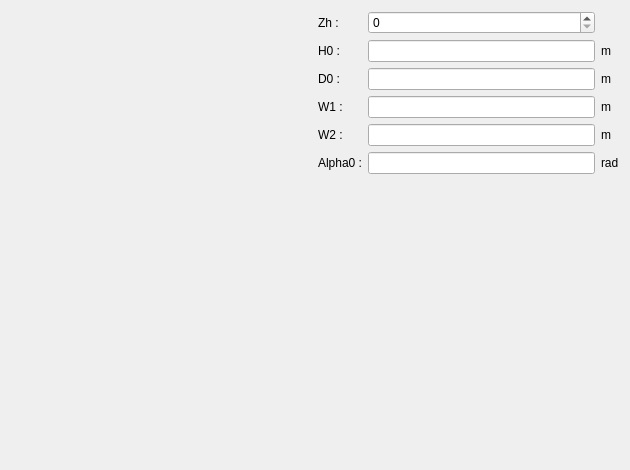
<?xml version="1.0" encoding="UTF-8"?>
<ui version="4.0">
 <class>PVentTrap</class>
 <widget class="QWidget" name="PVentTrap">
  <property name="geometry">
   <rect>
    <x>0</x>
    <y>0</y>
    <width>630</width>
    <height>470</height>
   </rect>
  </property>
  <property name="minimumSize">
   <size>
    <width>630</width>
    <height>470</height>
   </size>
  </property>
  <property name="maximumSize">
   <size>
    <width>16777215</width>
    <height>16777215</height>
   </size>
  </property>
  <property name="windowTitle">
   <string>Form</string>
  </property>
  <layout class="QHBoxLayout" name="horizontalLayout">
   <item>
    <layout class="QVBoxLayout" name="verticalLayout_2">
     <item>
      <widget class="QLabel" name="img_vent">
       <property name="sizePolicy">
        <sizepolicy hsizetype="Expanding" vsizetype="Expanding">
         <horstretch>0</horstretch>
         <verstretch>0</verstretch>
        </sizepolicy>
       </property>
       <property name="maximumSize">
        <size>
         <width>16777215</width>
         <height>16777215</height>
        </size>
       </property>
       <property name="text">
        <string/>
       </property>
       <property name="pixmap">
        <pixmap resource="../../../../../Resources/pyleecan.qrc">:/images/images/MachineSetup/LamParam/TrapVentDuct.png</pixmap>
       </property>
       <property name="scaledContents">
        <bool>true</bool>
       </property>
      </widget>
     </item>
    </layout>
   </item>
   <item>
    <layout class="QVBoxLayout" name="verticalLayout">
     <item>
      <layout class="QGridLayout" name="gridLayout">
       <item row="0" column="0">
        <widget class="QLabel" name="in_Zh">
         <property name="text">
          <string>Zh :</string>
         </property>
        </widget>
       </item>
       <item row="1" column="0">
        <widget class="QLabel" name="in_H0">
         <property name="text">
          <string>H0 :</string>
         </property>
        </widget>
       </item>
       <item row="1" column="1">
        <widget class="FloatEdit" name="lf_H0"/>
       </item>
       <item row="1" column="2">
        <widget class="QLabel" name="unit_H0">
         <property name="text">
          <string>m</string>
         </property>
        </widget>
       </item>
       <item row="2" column="0">
        <widget class="QLabel" name="in_D0">
         <property name="text">
          <string>D0 :</string>
         </property>
        </widget>
       </item>
       <item row="2" column="1">
        <widget class="FloatEdit" name="lf_D0"/>
       </item>
       <item row="2" column="2">
        <widget class="QLabel" name="unit_D0">
         <property name="text">
          <string>m</string>
         </property>
        </widget>
       </item>
       <item row="3" column="0">
        <widget class="QLabel" name="in_W1">
         <property name="text">
          <string>W1 :</string>
         </property>
        </widget>
       </item>
       <item row="3" column="1">
        <widget class="FloatEdit" name="lf_W1"/>
       </item>
       <item row="3" column="2">
        <widget class="QLabel" name="unit_W1">
         <property name="text">
          <string>m</string>
         </property>
        </widget>
       </item>
       <item row="4" column="0">
        <widget class="QLabel" name="in_W2">
         <property name="text">
          <string>W2 :</string>
         </property>
        </widget>
       </item>
       <item row="4" column="1">
        <widget class="FloatEdit" name="lf_W2"/>
       </item>
       <item row="4" column="2">
        <widget class="QLabel" name="unit_W2">
         <property name="text">
          <string>m</string>
         </property>
        </widget>
       </item>
       <item row="5" column="0">
        <widget class="QLabel" name="in_Alpha0">
         <property name="text">
          <string>Alpha0 :</string>
         </property>
        </widget>
       </item>
       <item row="5" column="1">
        <widget class="FloatEdit" name="lf_Alpha0"/>
       </item>
       <item row="5" column="2">
        <widget class="QLabel" name="unit_Alpha0">
         <property name="text">
          <string>rad</string>
         </property>
        </widget>
       </item>
       <item row="0" column="1">
        <widget class="QSpinBox" name="si_Zh"/>
       </item>
      </layout>
     </item>
     <item>
      <widget class="WVentOut" name="w_out" native="true"/>
     </item>
    </layout>
   </item>
  </layout>
 </widget>
 <customwidgets>
  <customwidget>
   <class>FloatEdit</class>
   <extends>QLineEdit</extends>
   <header>.......GUI/Tools/FloatEdit.h</header>
  </customwidget>
  <customwidget>
   <class>WVentOut</class>
   <extends>QWidget</extends>
   <header>.......GUI.Dialog.DMachineSetup.SLamParam.DAVDuct.WVentOut.WVentOut.h</header>
   <container>1</container>
  </customwidget>
 </customwidgets>
 <tabstops>
  <tabstop>lf_H0</tabstop>
  <tabstop>lf_D0</tabstop>
  <tabstop>lf_Alpha0</tabstop>
 </tabstops>
 <resources>
  <include location="../../../../../Resources/pyleecan.qrc"/>
  <include location="../../../../../Resources/pyleecan.qrc"/>
 </resources>
 <connections/>
</ui>
